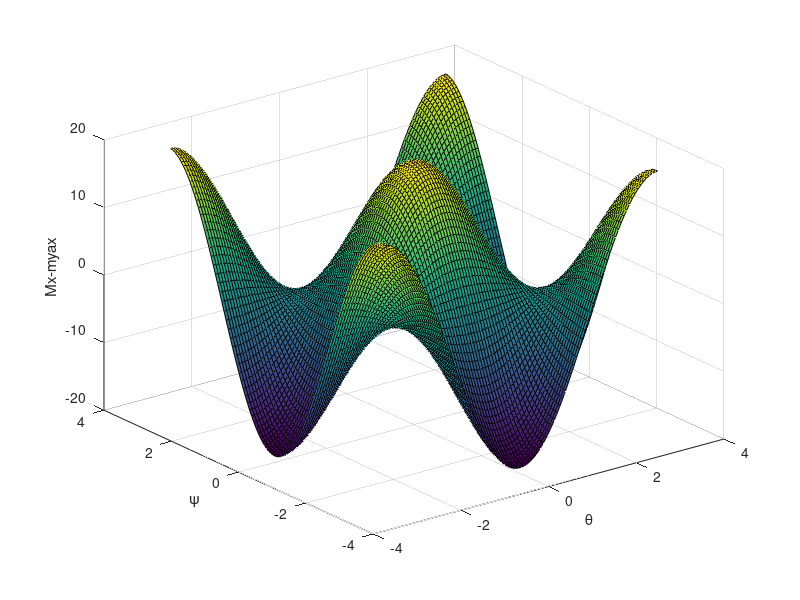
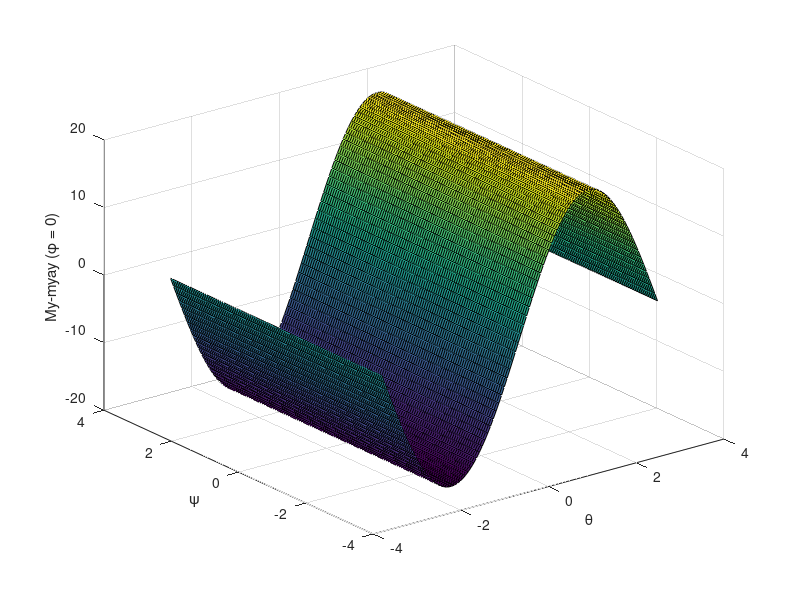
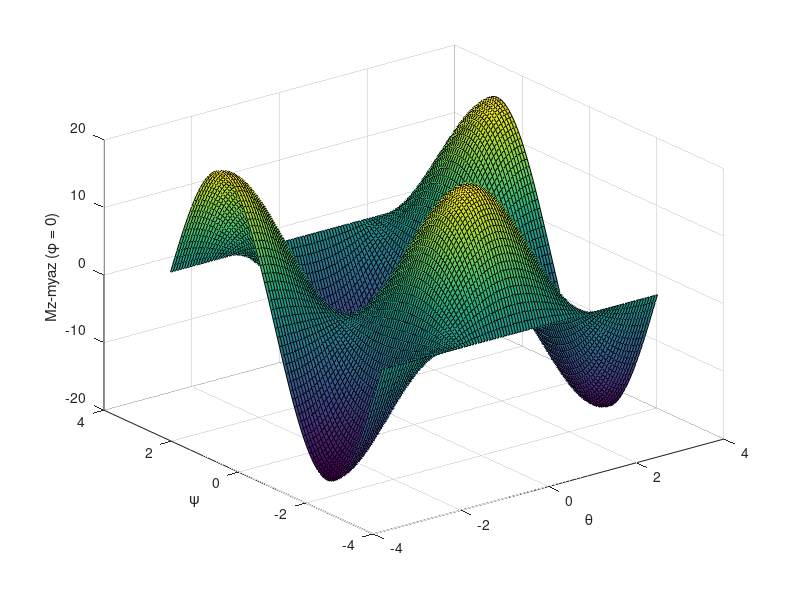
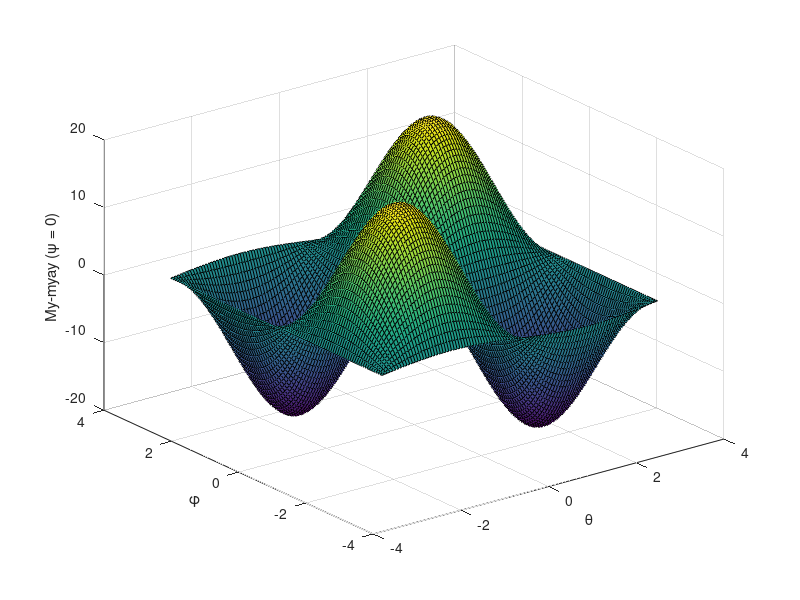

Here is the MATLAB script that generated these plots, in order:
function [Mx,My0psi,My0th,My0phi,Mz0phi,Mz0th,Mz0psi] = transfer()

phi = linspace(-pi,pi);
theta = linspace(-pi,pi);
psi = linspace(-pi,pi);
Mx = zeros(100,100); My0phi = Mx; My0th = Mx; My0psi = Mx;
Mz0phi = Mx; Mz0th = Mx; Mz0psi = Mx;
for i=1:100
    for j=1:100
    Mx(i,j) = 19.2*cos(theta(j)).*cos(psi(i))-.9*sin(theta(j));
    My0psi(i,j) = 19.2*(sin(phi(i)).*sin(theta(j)))+.9*sin(phi(i)).*cos(theta(j));
    My0th(i,j) = 19.2*(cos(phi(i)).*sin(psi(j)))+.9*sin(phi(i));
    My0phi(i,:) = 19.2*(sin(psi(i)));
    Mz0psi(i,j) = 19.2*(-cos(phi(i)).*sin(theta(j)))-.9*cos(phi(i)).*cos(theta(j));
    Mz0th(i,j) = 19.2*(sin(phi(i)).*sin(psi(j)))-.9*cos(phi(i));
    Mz0phi(i,j) = 19.2*(-sin(theta(j)).*cos(psi(i)))-.9*cos(theta(j));
    end
end

figure
surf(theta,psi,Mx')
xlabel('\theta'); ylabel('\psi'); zlabel('Mx-myax')
figure
surf(theta,psi,My0phi')
xlabel('\theta'); ylabel('\psi'); zlabel('My-myay (\phi = 0)')
figure
surf(theta,psi,Mz0phi')
xlabel('\theta'); ylabel('\psi'); zlabel('Mz-myaz (\phi = 0)')
figure
surf(theta,phi,My0psi')
xlabel('\theta'); ylabel('\phi'); zlabel('My-myay (\psi = 0)')
figure
surf(theta,phi,Mz0psi')
xlabel('\theta'); ylabel('\phi'); zlabel('Mz-myaz (\psi = 0)')
figure
surf(phi,psi,My0th)
xlabel('\phi'); ylabel('\psi'); zlabel('My-myay (\theta = 0)')
figure
surf(phi,psi,Mz0th)
xlabel('\phi'); ylabel('\psi'); zlabel('Mz-myaz (\theta = 0)')